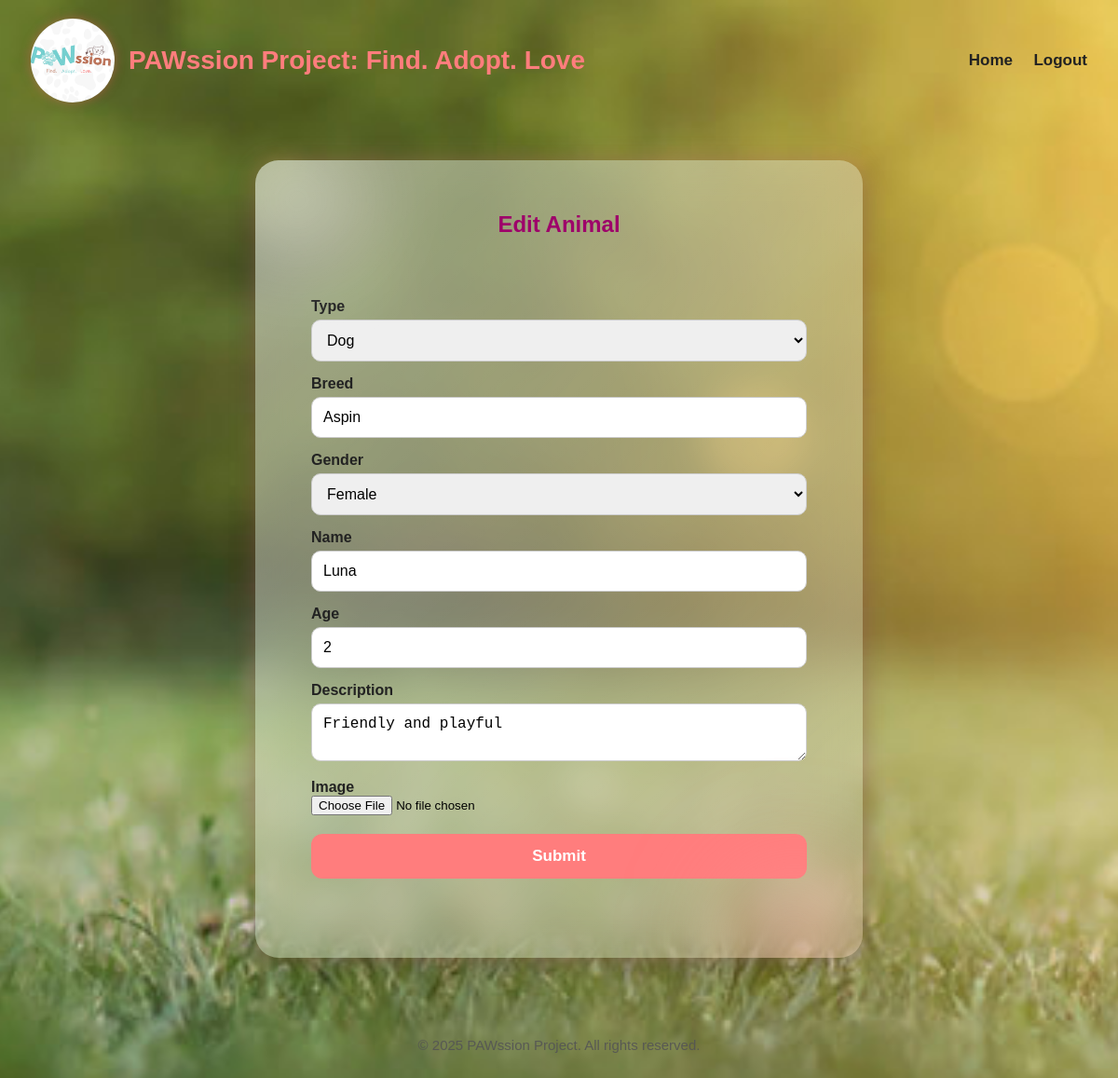
The page /edit_animal/1 (signed in) on the database its author committed.
### models.py (models this page shows)
class Animal(db.Model):
    id = db.Column(db.Integer, primary_key=True,  nullable=False, unique=True)
    name = db.Column(db.String(50))
    age = db.Column(db.String(20))
    breed = db.Column(db.String(50), nullable=False)
    gender = db.Column(db.String(10), nullable=False)
    type = db.Column(db.String(50), nullable=False)
    description = db.Column(db.Text, nullable=False)
    image1 = db.Column(db.String(200), nullable=False)
    shelter_id = db.Column(db.Integer, db.ForeignKey('shelter.id'), nullable=False)
    adoption_requests = db.relationship('AdoptionRequest', backref='animal', lazy=True)

### app.py (the view, shortened to what this page needs)
@app.route('/edit_animal/<int:animal_id>', methods=['GET','POST'])
def edit_animal(animal_id):
    animal = Animal.query.get_or_404(animal_id)
    if animal.shelter_id != session['user_id']:
        flash("Access denied!")
        return redirect(url_for('shelter_dashboard'))
    form = AnimalForm()
    form.name.data = animal.name
    form.age.data = animal.age
    form.type.data = animal.type
    form.breed.data = animal.breed
    form.gender.data = animal.gender
    form.description.data = animal.description
    return render_template('animal_form.html', form=form, animal=animal)

### forms.py
class AnimalForm(FlaskForm):
    type = SelectField("Type",
        choices=[("Dog","Dog"),
                 ("Cat","Cat")],
        validators=[DataRequired()])
    breed = StringField(
        "Breed",
        validators=[DataRequired()])
    gender = SelectField(
        "Gender",
        choices=[("Male","Male"),
                 ("Female","Female")],
        validators=[DataRequired()])
    name = StringField(
        "Name",
        validators=[DataRequired()])
    age = IntegerField(
        "Age",
        validators=[Optional(),NumberRange(min=0, message="Must be 0 or greater")])
    description = TextAreaField(
        "Description",
        validators=[DataRequired()])
    image1 = FileField(
        "Image", validators=[DataRequired(),
        FileRequired(message="Image is required."),
        FileAllowed(["jpg","jpeg","png"], "Images only!")])
    submit = SubmitField(
        "Submit",
        render_kw={"class": "submit-btn"})

### templates/animal_form.html (shortened to what this page needs)
{% extends "base.html" %}
{% block content %}
<h2 class="heading">{% if animal %}Edit{% else %}Post{% endif %} Animal</h2>
<form method="POST" enctype="multipart/form-data">
    {{ form.type.label }} {{ form.type }}<br>
    {{ form.breed.label }}{{ form.breed }}<br>
    {{ form.gender.label }} {{ form.gender }}<br>
    {{ form.name.label }} {{ form.name }}<br>
    {{ form.age.label }} {{ form.age }}<br>
    {{ form.description.label }} {{ form.description }}<br>
    {{ form.image1.label }} {{ form.image1 }}<br>
    {{ form.submit }}
</form>
{% endblock %}

### static/style.css (style rules this page uses)
.bg-img { background-image: url("/static/icon/background.png"); background-size: cover; background-position: center; background-repeat: no-repeat; background-attachment: fixed; }
.heading { text-align: center; margin-bottom: 20px; color: #9e026a; }
form { max-width: 600px; margin: 20px auto; padding: 30px; border-radius: 20px; text-align: left; }
form label { display: block; margin-top: 15px; font-weight: 600; color: #222; }
form input[type="text"], form input[type="email"], form input[type="password"], form input[type="number"], form textarea, form select { width: 100%; padding: 12px; margin-top: 5px; border: 1px solid #ccc; border-radius: 10px; box-sizing: border-box; font-size: 16px; }
form button, form .submit-btn { width: 100%; margin-top: 20px; background-color: #ff7d7d; color: white; font-weight: 600; padding: 14px; border: none; border-radius: 12px; cursor: pointer; font-size: 17px; transition: 0.3s; }
body { font-family: Arial, sans-serif; background: #F5FFFA; }

### rows shown on the page
Animal: type "Dog", breed "Aspin", gender "Female", name "Luna", age "2", description "Friendly and playful"

### other values the page prints
{{ current_year or "2025" }} "2025"
